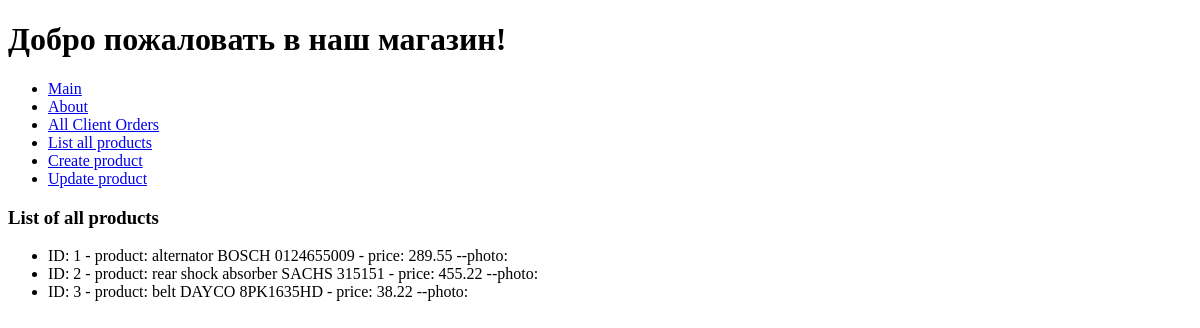
/list_all_products/, run on an earlier commit of the app's database.
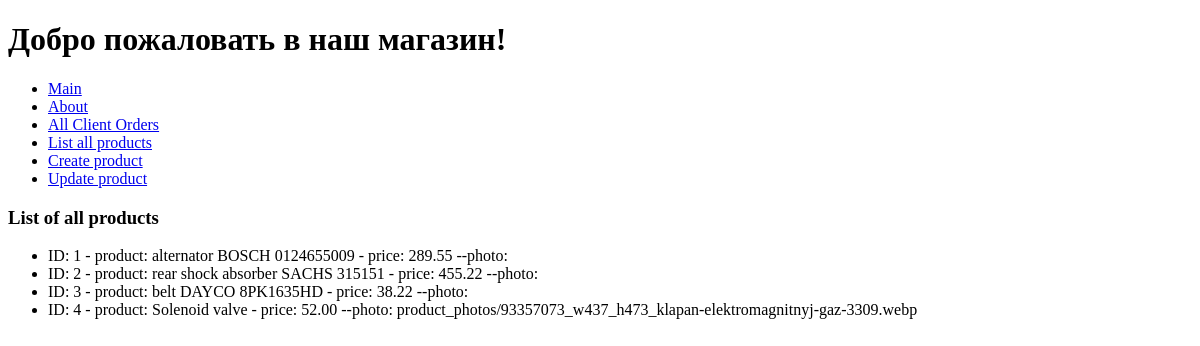
And on a later commit of the database.
### hw2_app/models.py (models this page shows, shortened)
class Product(models.Model):
    name = models.CharField(max_length=100)
    description = models.TextField(default=None)
    price = models.DecimalField(max_digits=6, decimal_places=2)
    quantity = models.IntegerField()
    created_at = models.DateTimeField(auto_now_add=True)
    photo = models.ImageField(upload_to='product_photos/', blank=True, null=True)

### hw4_app/views.py (the view)
# urls.py: path('list_all_products/', views.list_all_products, name='list_all_products'),
def list_all_products(request):
    products = Product.objects.all()
    return render(request, 'hw4_app/list_all_products.html', {'products': products})

### hw4_app/templates/hw4_app/list_all_products.html (shortened to what this page needs)
{% extends 'base.html' %}
{% block content %}
<h3>List of all products</h3>
<ul>
    {% for product in products %}
    <li>ID: {{ product.pk }} - product: {{ product.name }} - price: {{ product.price }} --photo: {{ product.photo }}</li>
    {% endfor %}
</ul>
{% endblock %}

What changed in the data, as far as the page shows it:
added Product: pk "4", name "Solenoid valve", price "52.00", photo "product_photos/93357073_w437_h473_klapan-elektromagnitnyj-gaz-3309.webp"
